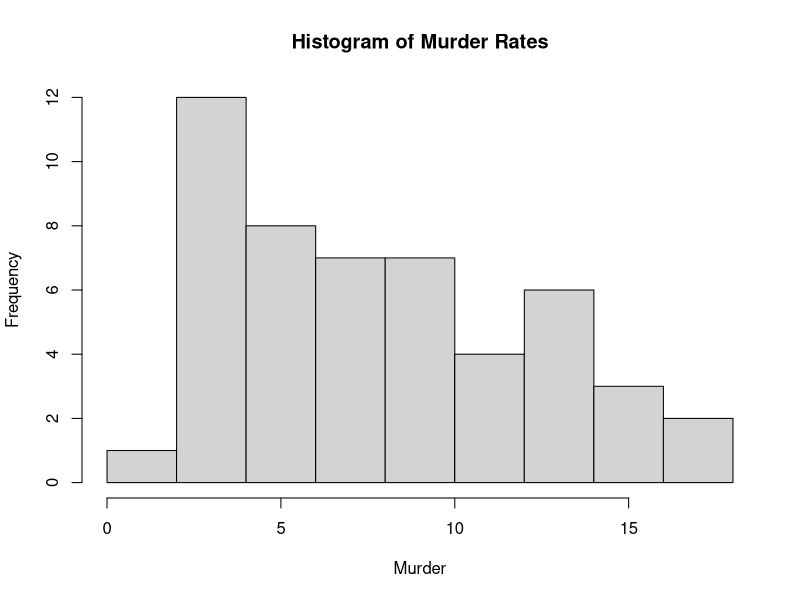
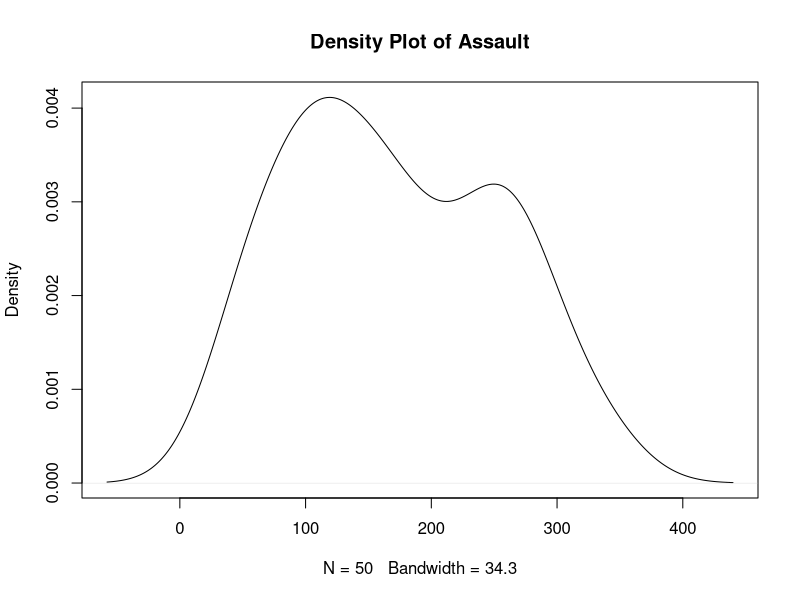
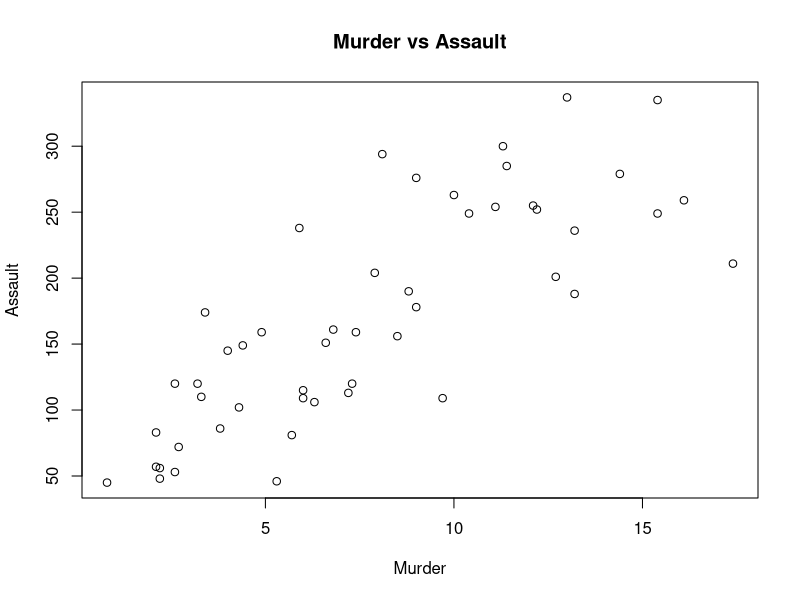
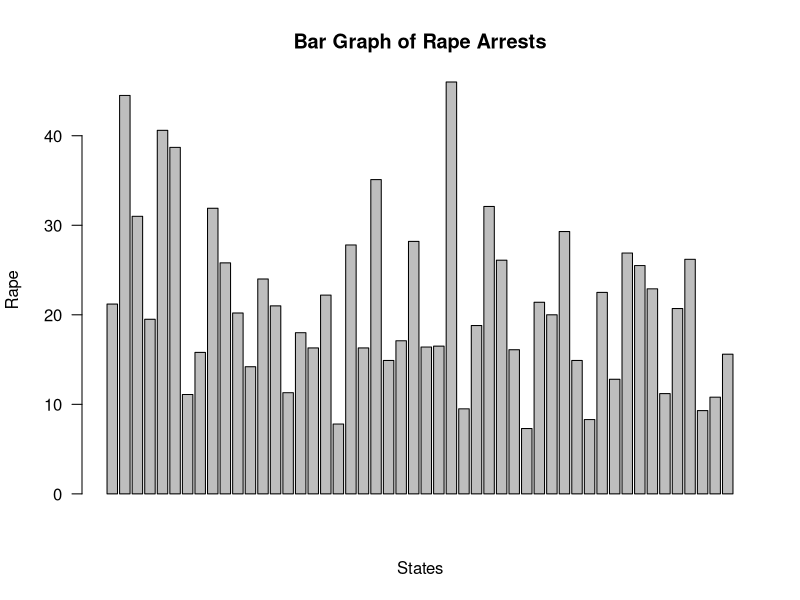

These charts were generated, in order, by the following R code:
# Load the built-in USArrests dataset
data(USArrests)

# Display summary statistics
print("Summary Statistics:")
print(summary(USArrests))

# Find state with largest rape arrests
max_rape_state <- rownames(USArrests)[which.max(USArrests$Rape)]
print(paste("State with highest rape arrests:", max_rape_state))

# Find max and min murder rates
print("Maximum Murder Rate:")
print(max(USArrests$Murder))
print("Minimum Murder Rate:")
print(min(USArrests$Murder))

# Correlation among features
print("Correlation Matrix:")
print(cor(USArrests))

# States above median assault arrests
median_assault <- median(USArrests$Assault)
states_above_median <- rownames(USArrests)[USArrests$Assault > median_assault]
print("States above median Assault:")
print(states_above_median)

# States in bottom 25% for murder
q1_murder <- quantile(USArrests$Murder, 0.25)
bottom_murder_states <- rownames(USArrests)[USArrests$Murder <= q1_murder]
print("States in bottom 25% Murder:")
print(bottom_murder_states)

# Histogram of Murder rates
hist(USArrests$Murder, main="Histogram of Murder Rates", xlab="Murder")

# Density plot for Assault
plot(density(USArrests$Assault), main="Density Plot of Assault")

# Scatterplot between Murder and Assault
plot(USArrests$Murder, USArrests$Assault,
     main="Murder vs Assault", xlab="Murder", ylab="Assault")

# Bar graph of Rape arrests
barplot(USArrests$Rape, main="Bar Graph of Rape Arrests",
        xlab="States", ylab="Rape", las=2)
